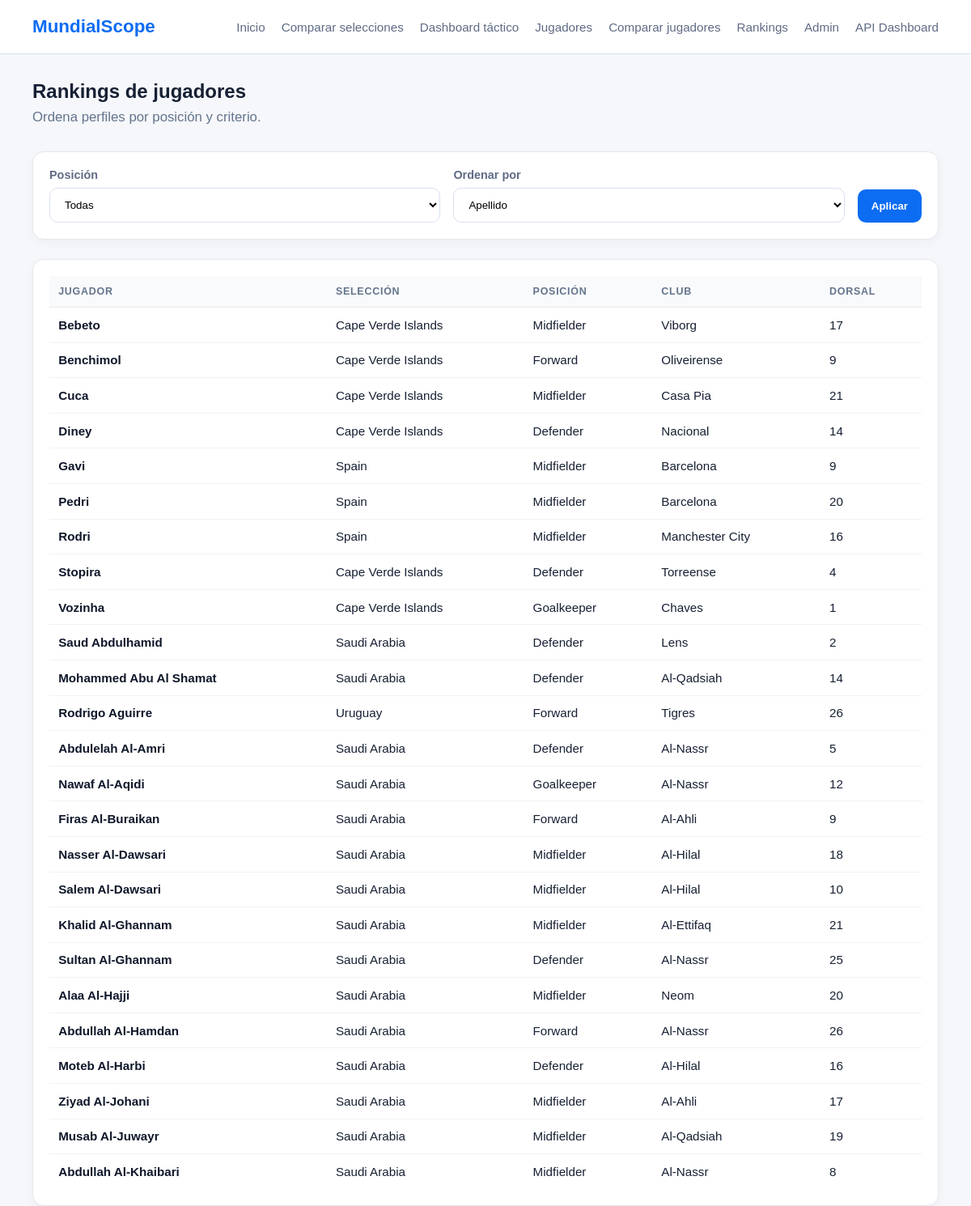
The app's page /players/rankings/, older data.
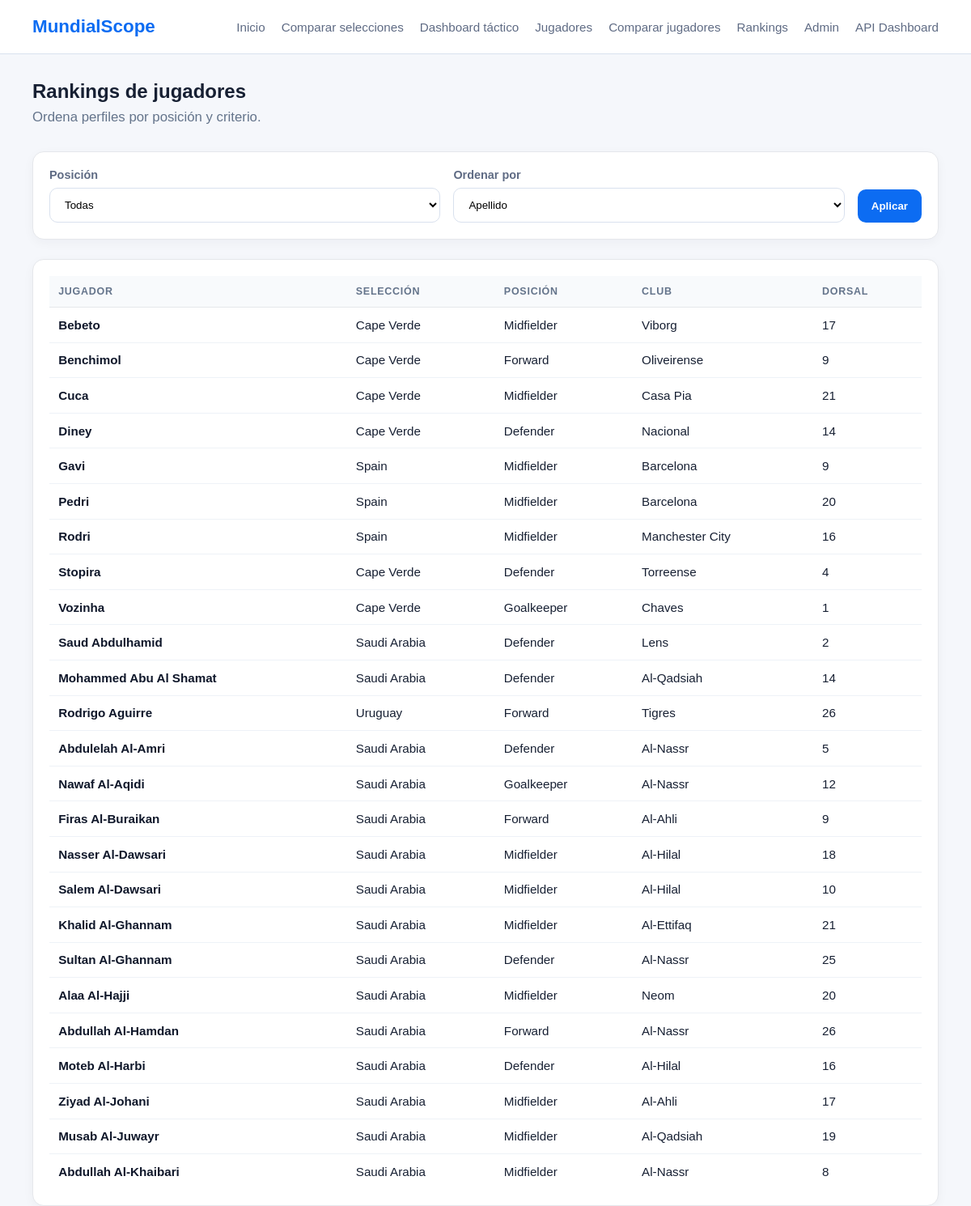
The same page, newer data.
### players/models.py (models this page shows, shortened)
class Player(models.Model):
    class Position(models.TextChoices):
        GOALKEEPER = "GK", "Goalkeeper"
        DEFENDER = "DF", "Defender"
        MIDFIELDER = "MF", "Midfielder"
        FORWARD = "FW", "Forward"
    class PreferredFoot(models.TextChoices):
        RIGHT = "right", "Right"
        LEFT = "left", "Left"
        BOTH = "both", "Both"
    team = models.ForeignKey(
        "teams.Team",
        on_delete=models.CASCADE,
        related_name="players",
    )
    first_name = models.CharField(max_length=60)
    last_name = models.CharField(max_length=60)
    shirt_number = models.PositiveIntegerField(null=True, blank=True)
    position = models.CharField(max_length=2, choices=Position.choices)
    date_of_birth = models.DateField(null=True, blank=True)
    club = models.CharField(max_length=100, blank=True)
    market_value = models.DecimalField(max_digits=12, decimal_places=2, null=True, blank=True)
    caps = models.PositiveIntegerField(default=0)
    international_goals = models.PositiveIntegerField(default=0)
    preferred_foot = models.CharField(
        max_length=10,
        choices=PreferredFoot.choices,
        blank=True
    )
    height_cm = models.PositiveIntegerField(null=True, blank=True)
    is_called_up = models.BooleanField(default=True)
    external_id = models.CharField(max_length=100, blank=True, null=True, unique=True)
    class Meta:
        ordering = ["last_name", "first_name"]
        unique_together = ("team", "shirt_number")

### teams/models.py (models this page shows, shortened)
class Team(models.Model):
    class Confederation(models.TextChoices):
        UEFA = "UEFA", "UEFA"
        CONMEBOL = "CONMEBOL", "CONMEBOL"
        CONCACAF = "CONCACAF", "CONCACAF"
        CAF = "CAF", "CAF"
        AFC = "AFC", "AFC"
        OFC = "OFC", "OFC"
    name = models.CharField(max_length=100, unique=True)
    fifa_code = models.CharField(max_length=3, unique=True)
    confederation = models.CharField(max_length=10, choices=Confederation.choices)
    coach = models.CharField(max_length=100, blank=True)
    fifa_ranking = models.PositiveIntegerField(null=True, blank=True)
    group = models.CharField(max_length=1, blank=True)
    primary_color = models.CharField(max_length=7, blank=True)
    secondary_color = models.CharField(max_length=7, blank=True)
    is_active = models.BooleanField(default=True)
    external_id = models.CharField(max_length=100, blank=True, null=True, unique=True)
    class Meta:
        ordering = ["name"]

### players/views.py (the view)
# urls.py: path("rankings/", PlayerRankingPageView.as_view(), name="player-rankings"),
class PlayerRankingPageView(ListView):
    model = Player
    template_name = "players/player_rankings.html"
    context_object_name = "players"
    paginate_by = 25
    def get_queryset(self):
        queryset = Player.objects.select_related("team").filter(is_called_up=True)
        position = self.request.GET.get("position")
        order = self.request.GET.get("order", "last_name")
        if position:
            queryset = queryset.filter(position=position)
        allowed_ordering = {
            "last_name": "last_name",
            "shirt_number": "shirt_number",
            "club": "club",
        }
        if hasattr(Player, "caps"):
            allowed_ordering["caps"] = "-caps"
        if hasattr(Player, "international_goals"):
            allowed_ordering["international_goals"] = "-international_goals"
        if hasattr(Player, "market_value"):
            allowed_ordering["market_value"] = "-market_value"
        queryset = queryset.order_by(allowed_ordering.get(order, "last_name"), "first_name")
        return queryset
    def get_context_data(self, **kwargs):
        context = super().get_context_data(**kwargs)
        context["positions"] = Player.Position.choices
        context["selected_position"] = self.request.GET.get("position", "")
        context["selected_order"] = self.request.GET.get("order", "last_name")
        return context

### templates/players/player_rankings.html (shortened to what this page needs)
{% extends "base.html" %}
{% block content %}
<section class="page-header">
    <h1>Rankings de jugadores</h1>
    <p class="hero-text">Ordena perfiles por posición y criterio.</p>
</section>
<section class="card filters-card">
    <form method="get" class="compare-form">
        <div class="filter-group">
            <label for="position">Posición</label>
            <select name="position" id="position">
                <option value="">Todas</option>
            </select>
        </div>
        <div class="filter-group">
            <label for="order">Ordenar por</label>
            <select name="order" id="order">
                <option value="last_name" {% if selected_order == "last_name" %}selected{% endif %}>Apellido</option>
            </select>
        </div>
        <div class="filter-actions">
            <button type="submit" class="btn-primary">Aplicar</button>
        </div>
    </form>
</section>
<section class="card">
    <table class="standings-table">
        <thead>
            <tr>
                <th>Jugador</th>
                <th>Selección</th>
                <th>Posición</th>
                <th>Club</th>
                <th>Dorsal</th>
            </tr>
        </thead>
        <tbody>
            {% for player in players %}
                <tr>
                    <td><a href="{% url 'players:player-detail' player.pk %}">{{ player.first_name }} {{ player.last_name }}</a></td>
                    <td>{{ player.team.name }}</td>
                    <td>{{ player.get_position_display }}</td>
                    <td>{{ player.club|default:"-" }}</td>
                    <td>{{ player.shirt_number|default:"-" }}</td>
                </tr>
            {% empty %}
                <tr>
                    <td colspan="5">No hay jugadores disponibles para este filtro.</td>
                </tr>
            {% endfor %}
        </tbody>
    </table>
</section>
{% endblock %}

### templates/base.html (shortened to what this page needs)
{% load static %}
<!DOCTYPE html>
<html lang="es">
<head>
    <link rel="stylesheet" href="{% static 'css/styles.css' %}">
</head>
<body>
    <header class="site-header">
        <div class="container">
            <div class="brand">MundialScope</div>
            <nav class="main-nav">
                <a href="/">Inicio</a>
                <a href="{% url 'teams:team-compare' %}">Comparar selecciones</a>
                <a href="{% url 'matches:tactical-dashboard' %}">Dashboard táctico</a>
                <a href="{% url 'players:player-list' %}">Jugadores</a>
                <a href="{% url 'players:player-compare' %}">Comparar jugadores</a>
                <a href="{% url 'players:player-rankings' %}">Rankings</a>
                <a href="/admin/">Admin</a>
                <a href="/api/matches/dashboard/overview/">API Dashboard</a>
            </nav>
        </div>
    </header>
    <main class="container">
        {% block content %}{% endblock %}
    </main>
</body>
</html>

### static/css/styles.css (style rules this page uses)
:root { --bg: #f5f7fb; --surface: #ffffff; --text: #172033; --muted: #5f6b84; --border: #d9e1ee; --primary: #0c6cf2; --primary-dark: #0a56c2; --shadow: 0 10px 30px rgba(15, 23, 42, 0.08); --radius: 16px; --container: 1120px; }
* { box-sizing: border-box; }
body { margin: 0; font-family: Arial, sans-serif; background: var(--bg); color: var(--text); }
a { color: inherit; text-decoration: none; }
.container { width: min(var(--container), calc(100% - 32px)); margin: 0 auto; }
.site-header { background: var(--surface); border-bottom: 1px solid var(--border); margin-bottom: 32px; }
.site-header .container { display: flex; justify-content: space-between; align-items: center; padding: 20px 0; }
.brand { font-size: 1.4rem; font-weight: bold; color: var(--primary); }
.main-nav { display: flex; gap: 20px; font-size: 0.95rem; color: var(--muted); }
.hero-text { max-width: 720px; color: var(--muted); font-size: 1.05rem; }
.card { background: var(--surface); border: 1px solid var(--border); border-radius: var(--radius); padding: 24px; box-shadow: var(--shadow); }
.page-header { margin-bottom: 32px; }
.filters-card { margin-bottom: 24px; }
.filter-group { display: flex; flex-direction: column; gap: 8px; }
.filter-group label { font-size: 0.9rem; color: var(--muted); font-weight: 600; }
.filter-group select { padding: 12px 14px; border: 1px solid var(--border); border-radius: 10px; background: #fff; }
.filter-actions { display: flex; gap: 10px; align-items: center; }
.btn-primary, .btn-secondary { display: inline-block; padding: 12px 16px; border-radius: 10px; font-weight: 600; border: 1px solid transparent; }
.btn-primary { background: var(--primary); color: #fff; }
.standings-table { width: 100%; border-collapse: collapse; font-size: 0.95rem; }
.standings-table th, .standings-table td { padding: 10px 8px; border-bottom: 1px solid var(--border); text-align: left; }
.standings-table th { color: var(--muted); font-size: 0.82rem; text-transform: uppercase; letter-spacing: 0.04em; }
.compare-form { display: grid; grid-template-columns: 1fr 1fr auto; gap: 16px; align-items: end; }
.card { background: #ffffff; border: 1px solid #e5e7eb; border-radius: 14px; padding: 1.25rem; box-shadow: 0 4px 14px rgba(15, 23, 42, 0.04); }
.standings-table { width: 100%; border-collapse: collapse; min-width: 520px; }
.standings-table thead th { padding: 0.75rem 0.7rem; border-bottom: 1px solid #e5e7eb; text-align: left; font-size: 0.78rem; text-transform: uppercase; letter-spacing: 0.06em; color: #64748b; background: #f8fafc; }
.standings-table tbody td { padding: 0.8rem 0.7rem; border-bottom: 1px solid #eef2f7; vertical-align: middle; }
.standings-table tbody tr:last-child td { border-bottom: none; }
.standings-table a { color: #0f172a; text-decoration: none; font-weight: 600; }
.page-header { margin-bottom: 2rem; }
.page-header h1 { margin-bottom: 0.5rem; }
.hero-text { margin: 0; color: #64748b; max-width: 60ch; }

Row changes from the older to the newer data that the page shows:
changed through a linked row, Player "Bebeto": team.name "Cape Verde Islands" → "Cape Verde"
changed through a linked row, Player "Benchimol": team.name "Cape Verde Islands" → "Cape Verde"
changed through a linked row, Player "Cuca": team.name "Cape Verde Islands" → "Cape Verde"
changed through a linked row, Player "Diney": team.name "Cape Verde Islands" → "Cape Verde"
changed through a linked row, Player "Stopira": team.name "Cape Verde Islands" → "Cape Verde"
changed through a linked row, Player "Vozinha": team.name "Cape Verde Islands" → "Cape Verde"
